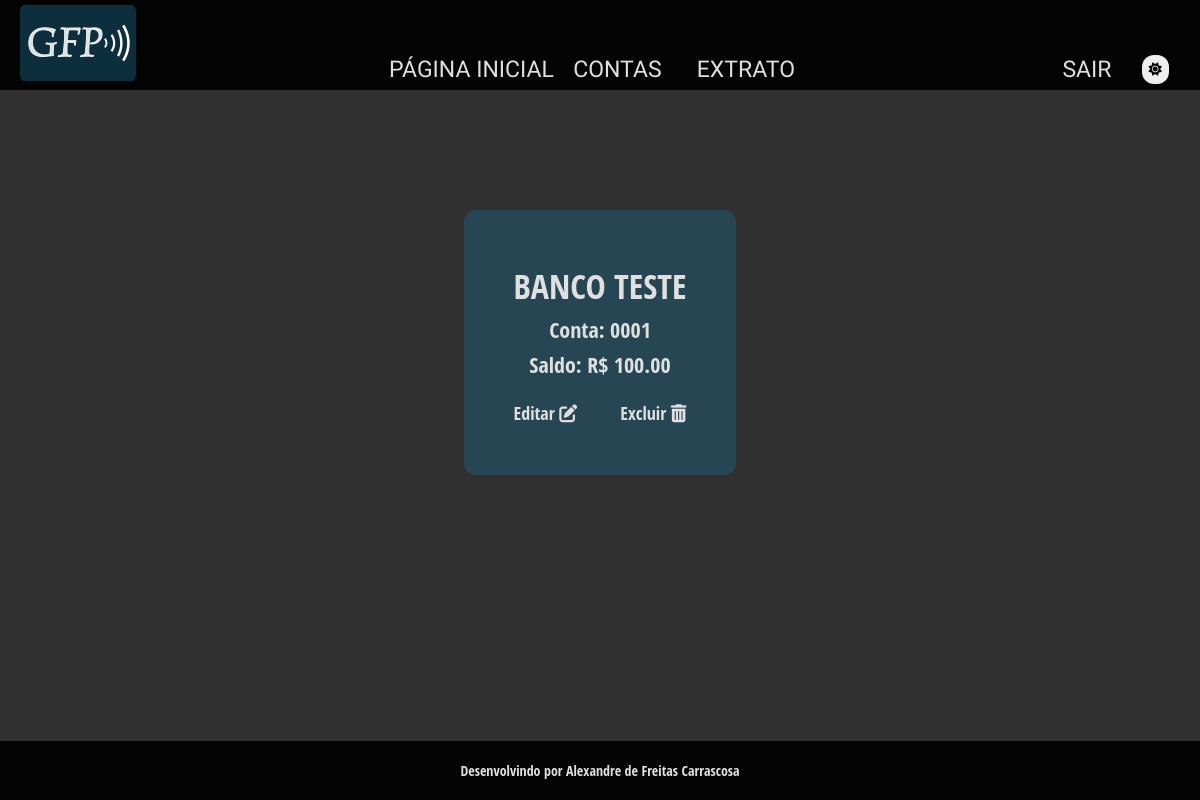
/accounts/ (signed in), run on an earlier commit of the app's database.
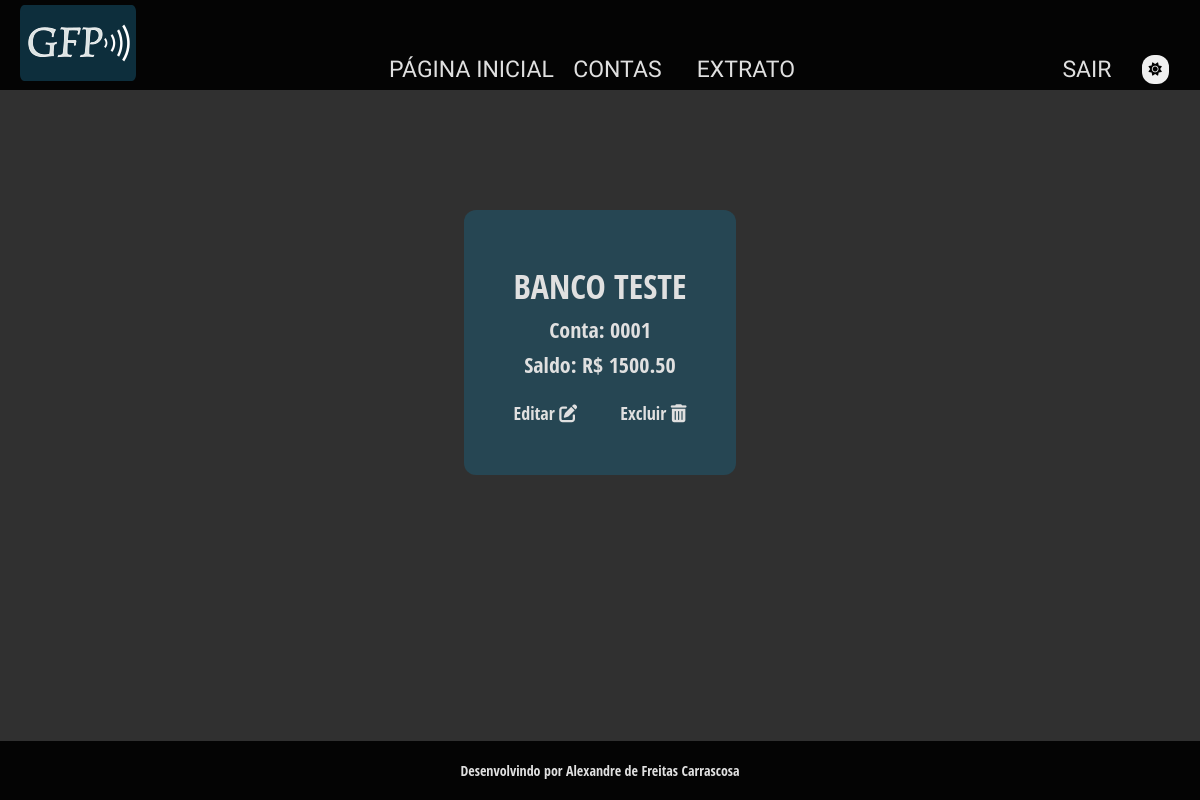
And on a later commit of the database.
### core/models.py (models this page shows, shortened)
class totalBalance(models.Model):
  account = models.CharField(max_length=8,
                             verbose_name="Conta",
                             primary_key=True)
  bank = models.CharField(max_length=100,
                          verbose_name="Banco",
                          )
  balance = models.DecimalField(max_digits=20,
                                decimal_places=2,
                                verbose_name="Saldo",
                                )
  register_date = models.DateTimeField(auto_now=True,
                                       verbose_name="Inserido em")
  user = models.ForeignKey(User, on_delete=models.CASCADE)
  class Meta:
    db_table = 'totalBalance'

### core/views.py (the view)
# urls.py: path('accounts/', views.accounts, name='accounts'),
@login_required(login_url="/login/")
def accounts(request):
    user = request.user
    registered_accounts = totalBalance.objects.filter(user=user)
    data = request.GET.get('account')
    if data:
        messages.warning(request, 'Você tem certeza que deseja deletar essa conta? (Essa ação é irreversível!)')
    context = {
        'accounts': registered_accounts,
        'data': data,
    }
    return render(request, 'accounts.html', context=context)

### core/templates/accounts.html (shortened to what this page needs)
{% extends "base.html" %}
{% block content %}
<div class="content">
    <div class="box">
        {% for account in accounts %}
        <div class="box-content">
            <h1>{{ account.bank }}</h1>
            <p>Conta: {{ account.account }}</p>
            <p>Saldo: R$ {{ account.balance }}</p>
            <div class="box-subcontent">
                <a href="{% url 'edit_account' account=account.account %}">
                    <span class="edit-account">
                        Editar
                        <i class="fas fa-edit"></i>
                    </span>
                </a>
                <a href="{% url 'accounts' %}?account={{ account.account }}">
                    <span class="delete-account">
                        Excluir
                        <i class="fas fa-trash-alt"></i>
                    </span>
                </a>
            </div>
        </div>
        {% endfor %}
    </div>
</div>
{% endblock %}

What changed in the data, as far as the page shows it:
changed totalBalance "BANCO TESTE": balance "100.00" → "1500.50"
